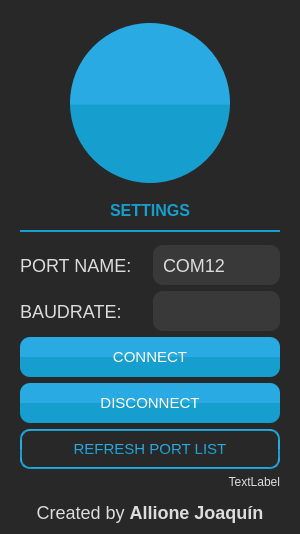
        <widget class="QFrame" name="frame_4">
         <property name="minimumSize">
          <size>
           <width>300</width>
           <height>0</height>
          </size>
         </property>
         <property name="maximumSize">
          <size>
           <width>250</width>
           <height>16777215</height>
          </size>
         </property>
         <property name="styleSheet">
          <string notr="true">QFrame{
	background-color: rgb(40,40,40);
	border-radius: 20px;
}

QComboBox {
    border: 2px;
    border-radius: 10px;
    padding-left: 10px;
	font: 18px;
	color: #dcdcDC;
	background-color: rgba(255,255,255,20);
}

QComboBox:editable {
    
}

QComboBox:!editable, QComboBox::drop-down:editable {
     
}

/* QComboBox gets the &quot;on&quot; state when the popup is open */
QComboBox:!editable:on, QComboBox::drop-down:editable:on {
     
}

QComboBox:on { /* shift the text when the popup opens */

}

QComboBox::drop-down {
    subcontrol-origin: padding;
    subcontrol-position: top right;
    width: 22px;

    border-left-width: 5px;
    
    border-left-style: solid; /* just a single line */
    border-top-right-radius: 3px; /* same radius as the QComboBox */
    border-bottom-right-radius: 3px;
}

QComboBox::down-arrow {
	
	image: url(:/icons/icons/icons8-clasificar-abajo-15.png);
}

QComboBox::down-arrow:on { /* shift the arrow when popup is open */

}

QLabel {
	font: 18px;
	color:#DCDCDC;
}

QComboBox:editable {
color: #dcdcDC;
   background-color: rgb(40,40,40);
}</string>
         </property>
         <property name="frameShape">
          <enum>QFrame::StyledPanel</enum>
         </property>
         <property name="frameShadow">
          <enum>QFrame::Raised</enum>
         </property>
         <layout class="QVBoxLayout" name="verticalLayout_3">
          <property name="leftMargin">
           <number>20</number>
          </property>
          <property name="rightMargin">
           <number>20</number>
          </property>
          <item>
           <widget class="QFrame" name="frame_21">
            <property name="minimumSize">
             <size>
              <width>0</width>
              <height>184</height>
             </size>
            </property>
            <property name="maximumSize">
             <size>
              <width>16777215</width>
              <height>250</height>
             </size>
            </property>
            <property name="frameShape">
             <enum>QFrame::StyledPanel</enum>
            </property>
            <property name="frameShadow">
             <enum>QFrame::Raised</enum>
            </property>
            <layout class="QHBoxLayout" name="horizontalLayout_13">
             <property name="spacing">
              <number>0</number>
             </property>
             <property name="leftMargin">
              <number>0</number>
             </property>
             <property name="topMargin">
              <number>0</number>
             </property>
             <property name="rightMargin">
              <number>0</number>
             </property>
             <property name="bottomMargin">
              <number>0</number>
             </property>
             <item>
              <widget class="QFrame" name="frame_22">
               <property name="minimumSize">
                <size>
                 <width>160</width>
                 <height>160</height>
                </size>
               </property>
               <property name="maximumSize">
                <size>
                 <width>160</width>
                 <height>160</height>
                </size>
               </property>
               <property name="styleSheet">
                <string notr="true">QFrame{
	image: url(:/img/img/settings_10.png);
	background-color: qlineargradient(spread:pad, x1:1, y1:0, x2:1, y2:1, stop:0.507463 rgba(41, 170, 227, 255), stop:0.512438 rgba(22, 158, 206, 255));
	border-radius: 80px;

}
</string>
               </property>
               <property name="frameShape">
                <enum>QFrame::StyledPanel</enum>
               </property>
               <property name="frameShadow">
                <enum>QFrame::Raised</enum>
               </property>
              </widget>
             </item>
            </layout>
           </widget>
          </item>
          <item>
           <widget class="QLabel" name="label_Titulo_Hoja_3">
            <property name="font">
             <font>
              <family>Nirmala UI</family>
              <pointsize>-1</pointsize>
              <weight>50</weight>
              <italic>false</italic>
              <bold>false</bold>
             </font>
            </property>
            <property name="styleSheet">
             <string notr="true">QLabel{
	color:  rgb(22,158,206) ;
	border-bottom: 2px solid  rgb(22,158,206) ;
	border-bottom-right-radius: 0px;
	border-bottom-left-radius: 0px;
	padding-bottom: 10px;
}</string>
            </property>
            <property name="text">
             <string>&lt;html&gt;&lt;head/&gt;&lt;body&gt;&lt;p&gt;&lt;span style=&quot; font-size:12pt; font-weight:600;&quot;&gt;SETTINGS&lt;/span&gt;&lt;/p&gt;&lt;/body&gt;&lt;/html&gt;</string>
            </property>
            <property name="alignment">
             <set>Qt::AlignCenter</set>
            </property>
           </widget>
          </item>
          <item>
           <widget class="QFrame" name="frame_7">
            <property name="frameShape">
             <enum>QFrame::StyledPanel</enum>
            </property>
            <property name="frameShadow">
             <enum>QFrame::Raised</enum>
            </property>
            <layout class="QHBoxLayout" name="horizontalLayout_4">
             <property name="leftMargin">
              <number>0</number>
             </property>
             <property name="topMargin">
              <number>7</number>
             </property>
             <property name="rightMargin">
              <number>0</number>
             </property>
             <property name="bottomMargin">
              <number>0</number>
             </property>
             <item>
              <widget class="QLabel" name="label_3">
               <property name="text">
                <string>PORT NAME:</string>
               </property>
              </widget>
             </item>
             <item>
              <widget class="QComboBox" name="comboBox_port_list">
               <property name="minimumSize">
                <size>
                 <width>0</width>
                 <height>40</height>
                </size>
               </property>
               <item>
                <property name="text">
                 <string>COM12</string>
                </property>
               </item>
               <item>
                <property name="text">
                 <string>COM9</string>
                </property>
               </item>
              </widget>
             </item>
            </layout>
           </widget>
          </item>
          <item>
           <widget class="QFrame" name="frame_8">
            <property name="frameShape">
             <enum>QFrame::StyledPanel</enum>
            </property>
            <property name="frameShadow">
             <enum>QFrame::Raised</enum>
            </property>
            <layout class="QHBoxLayout" name="horizontalLayout_3">
             <property name="leftMargin">
              <number>0</number>
             </property>
             <property name="topMargin">
              <number>0</number>
             </property>
             <property name="rightMargin">
              <number>0</number>
             </property>
             <property name="bottomMargin">
              <number>0</number>
             </property>
             <item>
              <widget class="QLabel" name="label_4">
               <property name="text">
                <string>BAUDRATE:</string>
               </property>
              </widget>
             </item>
             <item>
              <widget class="QComboBox" name="comboBox_baudrate">
               <property name="minimumSize">
                <size>
                 <width>0</width>
                 <height>40</height>
                </size>
               </property>
              </widget>
             </item>
            </layout>
           </widget>
          </item>
          <item>
           <widget class="QPushButton" name="pushButton_connect">
            <property name="minimumSize">
             <size>
              <width>0</width>
              <height>40</height>
             </size>
            </property>
            <property name="cursor">
             <cursorShape>PointingHandCursor</cursorShape>
            </property>
            <property name="styleSheet">
             <string notr="true">QPushButton{
	border-radius: 10px;
	color: rgb(34,36,44);
	border: none;
	font: 15px;
	color: white;
	background-color: qlineargradient(spread:pad, x1:1, y1:0, x2:1, y2:1, stop:0.507463 rgba(41, 170, 227, 255), stop:0.512438 rgba(22, 158, 206, 255));
}

QPushButton::hover{
	background-color: qlineargradient(spread:pad, x1:1, y1:0, x2:1, y2:1, stop:0.507463 rgba(41, 170, 227, 230), stop:0.512438 rgba(22, 158, 206, 230));
}</string>
            </property>
            <property name="text">
             <string>CONNECT</string>
            </property>
           </widget>
          </item>
          <item>
           <widget class="QPushButton" name="pushButton_disconnect">
            <property name="minimumSize">
             <size>
              <width>0</width>
              <height>40</height>
             </size>
            </property>
            <property name="styleSheet">
             <string notr="true">QPushButton{
	border-radius: 10px;
	color: rgb(34,36,44);
	border: none;
	font: 15px;
	color: white;
	background-color: qlineargradient(spread:pad, x1:1, y1:0, x2:1, y2:1, stop:0.507463 rgba(41, 170, 227, 255), stop:0.512438 rgba(22, 158, 206, 255));
}

QPushButton::hover{
	background-color: qlineargradient(spread:pad, x1:1, y1:0, x2:1, y2:1, stop:0.507463 rgba(41, 170, 227, 230), stop:0.512438 rgba(22, 158, 206, 230));
}</string>
            </property>
            <property name="text">
             <string>DISCONNECT</string>
            </property>
           </widget>
          </item>
          <item>
           <widget class="QPushButton" name="pushButton_refresh">
            <property name="minimumSize">
             <size>
              <width>0</width>
              <height>40</height>
             </size>
            </property>
            <property name="cursor">
             <cursorShape>PointingHandCursor</cursorShape>
            </property>
            <property name="styleSheet">
             <string notr="true">QPushButton{
	border-radius: 10px;
	border: 2px solid qlineargradient(spread:pad, x1:1, y1:0, x2:1, y2:1, stop:0.507463 rgba(41, 170, 227, 255), stop:0.512438 rgba(22, 158, 206, 255));
	font: 15px;
	color: qlineargradient(spread:pad, x1:1, y1:0, x2:1, y2:1, stop:0.507463 rgba(41, 170, 227, 255), stop:0.512438 rgba(22, 158, 206, 255));
background-color: transparent;
}

QPushButton::hover{
	background-color: qlineargradient(spread:pad, x1:1, y1:0, x2:1, y2:1, stop:0.507463 rgba(41, 170, 227, 255), stop:0.512438 rgba(22, 158, 206, 255));
	color: white;
border: none;
}</string>
            </property>
            <property name="text">
             <string>REFRESH PORT LIST</string>
            </property>
           </widget>
          </item>
          <item>
           <widget class="QLabel" name="label_status">
            <property name="font">
             <font>
              <family>Nirmala UI</family>
              <pointsize>-1</pointsize>
              <weight>50</weight>
              <italic>false</italic>
              <bold>false</bold>
             </font>
            </property>
            <property name="styleSheet">
             <string notr="true">font-size: 12px;</string>
            </property>
            <property name="text">
             <string>TextLabel</string>
            </property>
            <property name="alignment">
             <set>Qt::AlignRight|Qt::AlignTrailing|Qt::AlignVCenter</set>
            </property>
           </widget>
          </item>
          <item>
           <spacer name="verticalSpacer">
            <property name="orientation">
             <enum>Qt::Vertical</enum>
            </property>
            <property name="sizeHint" stdset="0">
             <size>
              <width>20</width>
              <height>7</height>
             </size>
            </property>
           </spacer>
          </item>
          <item>
           <widget class="QLabel" name="label_5">
            <property name="font">
             <font>
              <family>Nirmala UI</family>
              <pointsize>-1</pointsize>
              <weight>50</weight>
              <italic>false</italic>
              <bold>false</bold>
             </font>
            </property>
            <property name="text">
             <string>Created by &lt;strong&gt;Allione Joaquín&lt;/strong&gt;</string>
            </property>
            <property name="alignment">
             <set>Qt::AlignCenter</set>
            </property>
           </widget>
          </item>
         </layout>
        </widget>
